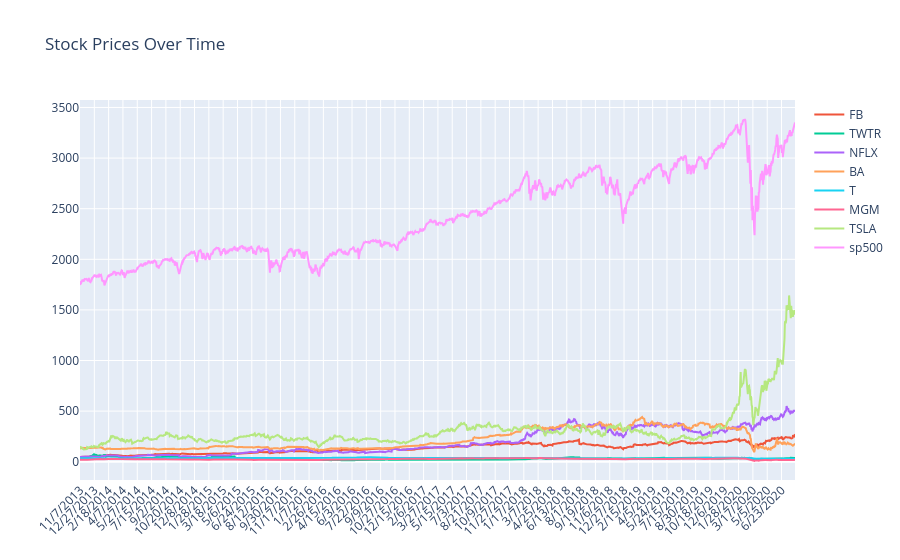

The notebook cell saved with this chart:
### Code cell
make_interactive_plt(df, "Date", "Stock Prices Over Time")

### Figure 1 — Plotly figure (JSON) as saved in the notebook; plotly's stock layout.template omitted (floating-point values rounded to 4 significant figures; data arrays with more than 128 entries replaced by an {"elided": "..."} marker saying what was removed)
{"data": [{"hovertemplate": "<extra></extra>", "legendgroup": "", "line": {"color": "#636efa", "dash": "solid"}, "marker": {"symbol": "circle"}, "mode": "lines", "name": "", "orientation": "v", "showlegend": false, "type": "scatter", "xaxis": "x", "yaxis": "y"}, {"mode": "lines", "name": "FB", "type": "scatter", "x": {"elided": "1699 str values"}, "y": {"elided": "1699 float values"}}, {"mode": "lines", "name": "TWTR", "type": "scatter", "x": {"elided": "1699 str values"}, "y": {"elided": "1699 float values"}}, {"mode": "lines", "name": "NFLX", "type": "scatter", "x": {"elided": "1699 str values"}, "y": {"elided": "1699 float values"}}, {"mode": "lines", "name": "BA", "type": "scatter", "x": {"elided": "1699 str values"}, "y": {"elided": "1699 float values"}}, {"mode": "lines", "name": "T", "type": "scatter", "x": {"elided": "1699 str values"}, "y": {"elided": "1699 float values"}}, {"mode": "lines", "name": "MGM", "type": "scatter", "x": {"elided": "1699 str values"}, "y": {"elided": "1699 float values"}}, {"mode": "lines", "name": "TSLA", "type": "scatter", "x": {"elided": "1699 str values"}, "y": {"elided": "1699 float values"}}, {"mode": "lines", "name": "sp500", "type": "scatter", "x": {"elided": "1699 str values"}, "y": {"elided": "1699 float values"}}], "layout": {"legend": {"tracegroupgap": 0}, "title": {"text": "Stock Prices Over Time"}, "xaxis": {"anchor": "y", "domain": [0, 1], "tickangle": -45}, "yaxis": {"anchor": "x", "domain": [0, 1]}}}
